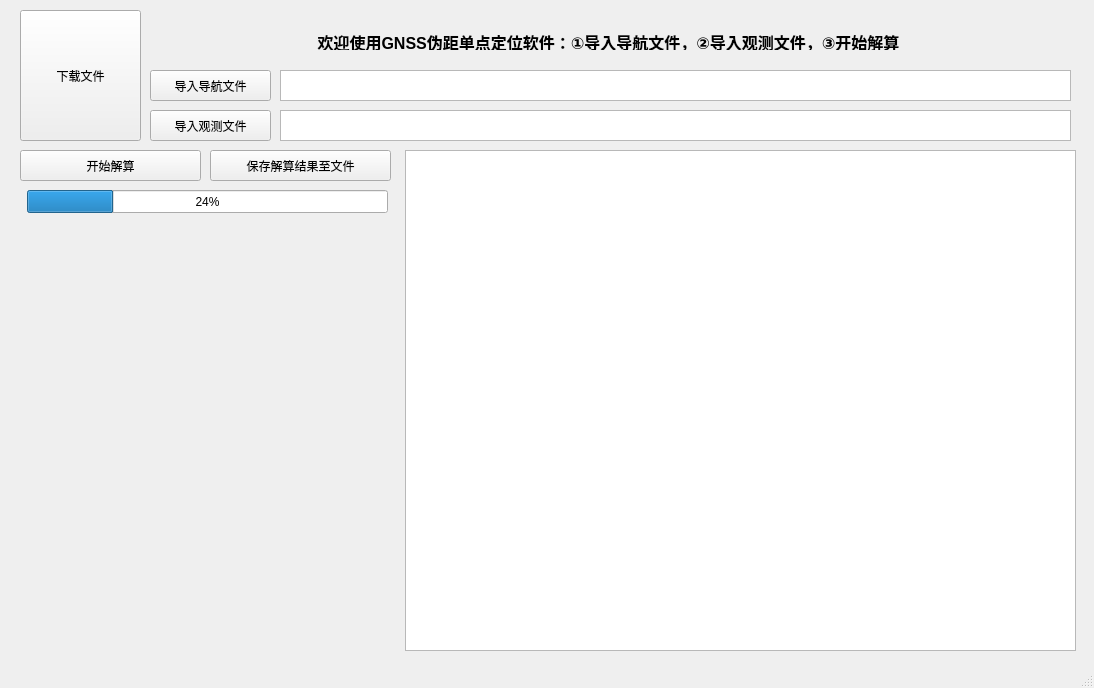
<?xml version="1.0" encoding="UTF-8"?>
<ui version="4.0">
 <class>MainWindow</class>
 <widget class="QMainWindow" name="MainWindow">
  <property name="geometry">
   <rect>
    <x>0</x>
    <y>0</y>
    <width>1094</width>
    <height>688</height>
   </rect>
  </property>
  <property name="windowTitle">
   <string>MainWindow</string>
  </property>
  <widget class="QWidget" name="centralwidget">
   <widget class="QWidget" name="webview" native="true">
    <property name="geometry">
     <rect>
      <x>20</x>
      <y>220</y>
      <width>371</width>
      <height>431</height>
     </rect>
    </property>
   </widget>
   <widget class="QTableWidget" name="resultTable">
    <property name="geometry">
     <rect>
      <x>405</x>
      <y>150</y>
      <width>671</width>
      <height>501</height>
     </rect>
    </property>
   </widget>
   <widget class="QPushButton" name="startBtn">
    <property name="geometry">
     <rect>
      <x>20</x>
      <y>150</y>
      <width>181</width>
      <height>31</height>
     </rect>
    </property>
    <property name="text">
     <string>开始解算</string>
    </property>
   </widget>
   <widget class="QPushButton" name="saveBtn">
    <property name="geometry">
     <rect>
      <x>210</x>
      <y>150</y>
      <width>181</width>
      <height>31</height>
     </rect>
    </property>
    <property name="text">
     <string>保存解算结果至文件</string>
    </property>
   </widget>
   <widget class="QPushButton" name="downloadBtn">
    <property name="geometry">
     <rect>
      <x>20</x>
      <y>10</y>
      <width>121</width>
      <height>131</height>
     </rect>
    </property>
    <property name="text">
     <string>下载文件</string>
    </property>
   </widget>
   <widget class="QPushButton" name="openN">
    <property name="geometry">
     <rect>
      <x>150</x>
      <y>70</y>
      <width>121</width>
      <height>31</height>
     </rect>
    </property>
    <property name="text">
     <string>导入导航文件</string>
    </property>
   </widget>
   <widget class="QPushButton" name="openO">
    <property name="geometry">
     <rect>
      <x>150</x>
      <y>110</y>
      <width>121</width>
      <height>31</height>
     </rect>
    </property>
    <property name="text">
     <string>导入观测文件</string>
    </property>
   </widget>
   <widget class="QTextEdit" name="nPath">
    <property name="geometry">
     <rect>
      <x>280</x>
      <y>70</y>
      <width>791</width>
      <height>31</height>
     </rect>
    </property>
   </widget>
   <widget class="QTextEdit" name="oPath">
    <property name="geometry">
     <rect>
      <x>280</x>
      <y>110</y>
      <width>791</width>
      <height>31</height>
     </rect>
    </property>
   </widget>
   <widget class="QLabel" name="label">
    <property name="geometry">
     <rect>
      <x>153</x>
      <y>30</y>
      <width>911</width>
      <height>20</height>
     </rect>
    </property>
    <property name="text">
     <string>&lt;html&gt;&lt;head/&gt;&lt;body&gt;&lt;p align=&quot;center&quot;&gt;&lt;span style=&quot; font-size:12pt; font-weight:700;&quot;&gt;欢迎使用GNSS伪距单点定位软件：①导入导航文件，②导入观测文件，③开始解算&lt;/span&gt;&lt;/p&gt;&lt;/body&gt;&lt;/html&gt;</string>
    </property>
   </widget>
   <widget class="QProgressBar" name="progressBar">
    <property name="geometry">
     <rect>
      <x>27</x>
      <y>190</y>
      <width>361</width>
      <height>23</height>
     </rect>
    </property>
    <property name="value">
     <number>24</number>
    </property>
   </widget>
  </widget>
  <widget class="QMenuBar" name="menubar">
   <property name="geometry">
    <rect>
     <x>0</x>
     <y>0</y>
     <width>1094</width>
     <height>21</height>
    </rect>
   </property>
  </widget>
  <widget class="QStatusBar" name="statusbar"/>
 </widget>
 <resources/>
 <connections/>
</ui>
